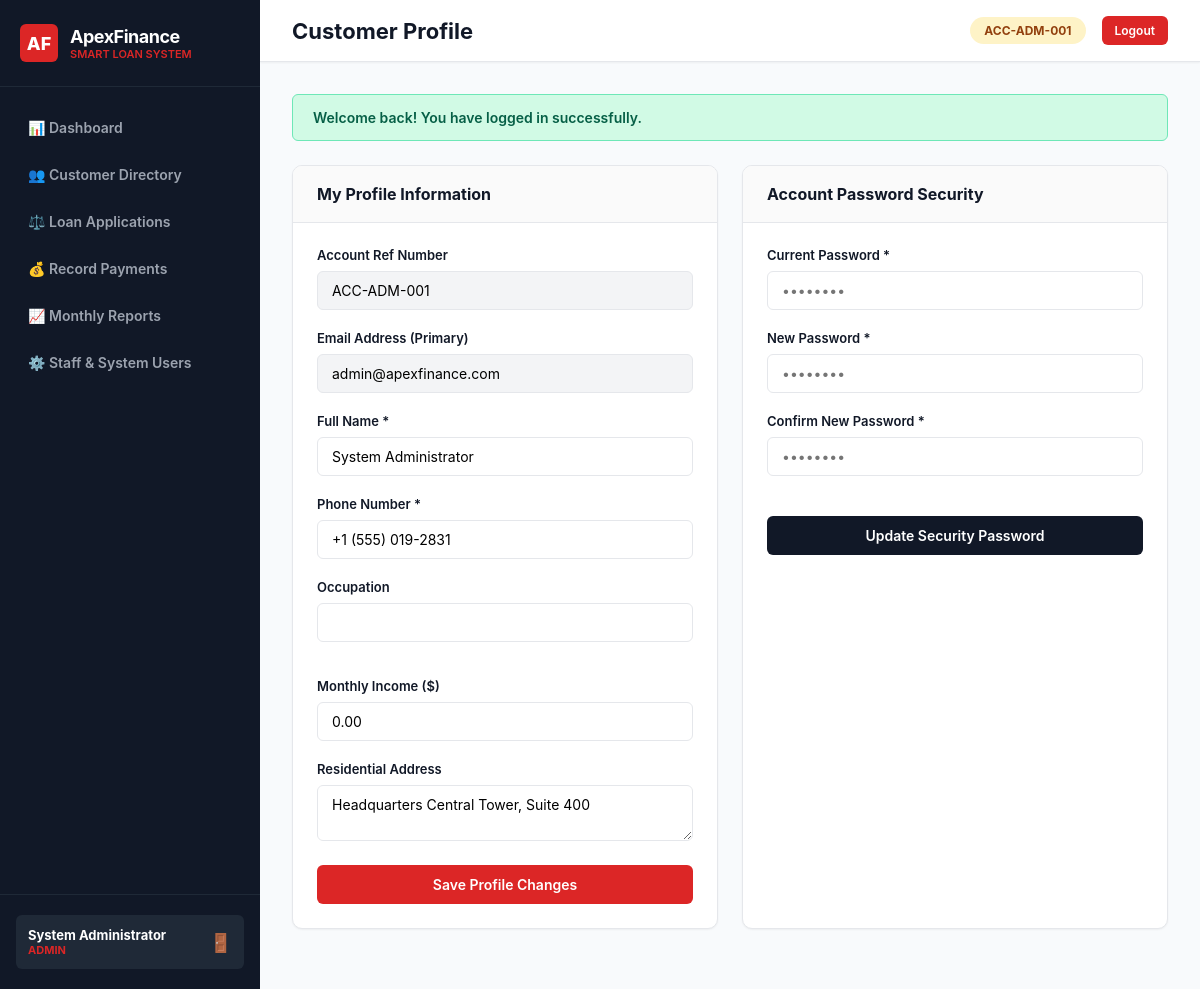
The app's page /profile.php (signed in) with its own data.
### tables this page shows
CREATE TABLE IF NOT EXISTS `users` (
  `id` INT UNSIGNED AUTO_INCREMENT PRIMARY KEY,
  `account_number` VARCHAR(20) NOT NULL UNIQUE,
  `name` VARCHAR(100) NOT NULL,
  `email` VARCHAR(150) NOT NULL UNIQUE,
  `password_hash` VARCHAR(255) NOT NULL,
  `role` ENUM('admin', 'officer', 'customer') NOT NULL DEFAULT 'customer',
  `phone` VARCHAR(20) DEFAULT NULL,
  `national_id` VARCHAR(50) DEFAULT NULL,
  `address` TEXT DEFAULT NULL,
  `occupation` VARCHAR(100) DEFAULT NULL,
  `monthly_income` DECIMAL(12,2) DEFAULT 0.00,
  `status` ENUM('active', 'inactive', 'suspended') NOT NULL DEFAULT 'active',
  `created_at` TIMESTAMP DEFAULT CURRENT_TIMESTAMP,
  `updated_at` TIMESTAMP DEFAULT CURRENT_TIMESTAMP ON UPDATE CURRENT_TIMESTAMP,
  INDEX `idx_role` (`role`),
  INDEX `idx_email` (`email`),
  INDEX `idx_status` (`status`)
);

### core/Auth.php (called while the page is built, shortened)
<?php
require_once __DIR__ . '/../config/database.php';
require_once __DIR__ . '/Helpers.php';
class Auth {
    public static function user(): ?array {
        return $_SESSION['user'] ?? null;
    }
    public static function role(): ?string {
        return $_SESSION['user']['role'] ?? null;
    }
}

### models/User.php (called while the page is built, shortened)
<?php
require_once __DIR__ . '/../config/database.php';
require_once __DIR__ . '/../core/Helpers.php';
class User {
    public static function findById(int $id): ?array {
        $db = DatabaseConnection::getInstance();
        $stmt = $db->prepare("SELECT id, account_number, name, email, role, phone, national_id, address, occupation, monthly_income, status, created_at FROM users WHERE id = :id LIMIT 1");
        $stmt->execute([':id' => $id]);
        $user = $stmt->fetch();
        return $user ?: null;
    }
}

### core/Helpers.php (called while the page is built, shortened)
<?php
function e($value): string {
    if ($value === null) {
        return '';
    }
    return htmlspecialchars((string)$value, ENT_QUOTES | ENT_SUBSTITUTE, 'UTF-8');
}
function getFlash(string $type): ?string {
    if (isset($_SESSION['flash'][$type])) {
        $msg = $_SESSION['flash'][$type];
        return $msg;
    }
    return null;
}
function hasFlash(string $type): bool {
    return isset($_SESSION['flash'][$type]);
}

### profile.php (the view, shortened to what this page needs)
<?php
require_once __DIR__ . '/core/Auth.php';
require_once __DIR__ . '/core/CSRF.php';
require_once __DIR__ . '/core/Helpers.php';
require_once __DIR__ . '/models/User.php';
$user = Auth::user();
$userData = User::findById($user['id']);
include __DIR__ . '/views/layouts/header.php';
?>
<div style="display: grid; grid-template-columns: repeat(auto-fit, minmax(320px, 1fr)); gap: 24px;">
  <div class="panel">
    <div class="panel-header">
      <div class="panel-title">My Profile Information</div>
    </div>
    <form action="profile.php" method="POST" style="padding: 24px;">
      <div class="form-group">
        <label class="form-label">Account Ref Number</label>
        <input type="text" class="form-control" value="<?= e($userData['account_number']) ?>" readonly style="background:#F3F4F6;">
      </div>
      <div class="form-group">
        <label class="form-label">Email Address (Primary)</label>
        <input type="email" class="form-control" value="<?= e($userData['email']) ?>" readonly style="background:#F3F4F6;">
      </div>
      <div class="form-group">
        <label class="form-label">Full Name *</label>
        <input type="text" name="name" class="form-control" value="<?= e($userData['name']) ?>" required>
      </div>
      <div class="form-group">
        <label class="form-label">Phone Number *</label>
        <input type="text" name="phone" class="form-control" value="<?= e($userData['phone']) ?>" required>
      </div>
      <div class="form-grid">
        <div class="form-group">
          <label class="form-label">Occupation</label>
          <input type="text" name="occupation" class="form-control" value="<?= e($userData['occupation']) ?>">
        </div>
        <div class="form-group">
          <label class="form-label">Monthly Income ($)</label>
          <input type="number" step="0.01" name="monthly_income" class="form-control" value="<?= e($userData['monthly_income']) ?>">
        </div>
      </div>
      <div class="form-group">
        <label class="form-label">Residential Address</label>
        <textarea name="address" class="form-control" rows="2"><?= e($userData['address']) ?></textarea>
      </div>
      <button type="submit" class="btn btn-primary" style="width: 100%; justify-content: center;">Save Profile Changes</button>
    </form>
  </div>
  <div class="panel">
    <div class="panel-header">
      <div class="panel-title">Account Password Security</div>
    </div>
    <form action="profile.php" method="POST" style="padding: 24px;">
      <div class="form-group">
        <label class="form-label">Current Password *</label>
        <input type="password" name="current_password" class="form-control" required placeholder="••••••••">
      </div>
      <div class="form-group">
        <label class="form-label">New Password *</label>
        <input type="password" name="new_password" class="form-control" required placeholder="••••••••">
      </div>
      <div class="form-group">
        <label class="form-label">Confirm New Password *</label>
        <input type="password" name="confirm_password" class="form-control" required placeholder="••••••••">
      </div>
      <button type="submit" class="btn btn-dark" style="width: 100%; justify-content: center; margin-top: 20px;">Update Security Password</button>
    </form>
  </div>
</div>
<?php include __DIR__ . '/views/layouts/footer.php'; ?>

### views/layouts/header.php (shortened to what this page needs)
<?php
require_once __DIR__ . '/../../core/Auth.php';
require_once __DIR__ . '/../../core/Helpers.php';
$user = Auth::user();
$currentRole = Auth::role();
$currentPage = basename($_SERVER['PHP_SELF']);
?>
<!DOCTYPE html>
<html lang="en">
<head>
  <link rel="stylesheet" href="<?= APP_URL ?>/assets/css/style.css">
</head>
<body>
  <div class="app-wrapper">
    <aside class="sidebar">
      <div class="sidebar-header">
        <div class="brand-badge">AF</div>
        <div>
          <div class="brand-title">ApexFinance</div>
          <div class="brand-subtitle">Smart Loan System</div>
        </div>
      </div>
      <nav class="sidebar-nav">
        <a href="<?= APP_URL ?>/dashboard.php" class="nav-item <?= $currentPage === 'dashboard.php' ? 'active' : '' ?>">
          📊 Dashboard
        </a>
        <?php if ($currentRole === 'officer' || $currentRole === 'admin'): ?>
          <a href="<?= APP_URL ?>/customers.php" class="nav-item <?= $currentPage === 'customers.php' ? 'active' : '' ?>">
            👥 Customer Directory
          </a>
          <a href="<?= APP_URL ?>/loans.php" class="nav-item <?= $currentPage === 'loans.php' ? 'active' : '' ?>">
            ⚖️ Loan Applications
          </a>
          <a href="<?= APP_URL ?>/payments.php" class="nav-item <?= $currentPage === 'payments.php' ? 'active' : '' ?>">
            💰 Record Payments
          </a>
          <a href="<?= APP_URL ?>/reports.php" class="nav-item <?= $currentPage === 'reports.php' ? 'active' : '' ?>">
            📈 Monthly Reports
          </a>
        <?php endif; ?>
        <?php if ($currentRole === 'admin'): ?>
          <a href="<?= APP_URL ?>/users.php" class="nav-item <?= $currentPage === 'users.php' ? 'active' : '' ?>">
            ⚙️ Staff & System Users
          </a>
        <?php endif; ?>
      </nav>
      <div class="sidebar-footer">
        <div class="user-pill">
          <div>
            <div style="color:#FFF; font-weight:700;"><?= e($user['name']) ?></div>
            <div style="font-size:11px; text-transform:uppercase; color:#DC2626; font-weight:700;"><?= e($user['role']) ?></div>
          </div>
          <a href="<?= APP_URL ?>/logout.php" style="color:#9CA3AF; text-decoration:none; font-size:18px;" title="Logout">🚪</a>
        </div>
      </div>
    </aside>
    <main class="main-content">
      <header class="topbar">
        <div class="topbar-title">
          <?= match($currentPage) {
            'dashboard.php' => 'Overview Dashboard',
            'loans.php'     => 'Loan Management & Applications',
            'payments.php'  => 'Payment Records & Collection',
            'customers.php' => 'Customer Directory & Search',
            'reports.php'   => 'Monthly Loan & Collection Reports',
            'profile.php'   => 'Customer Profile',
            'users.php'     => 'System Staff & User Management',
            default         => 'ApexFinance System'
          } ?>
        </div>
        <div style="display:flex; align-items:center; gap:16px;">
          <span class="badge badge-pending" style="font-size:12px; padding:6px 14px;">
            <?= e($user['account_number']) ?>
          </span>
          <a href="<?= APP_URL ?>/logout.php" class="btn btn-primary btn-sm">Logout</a>
        </div>
      </header>
      <div class="content-body">
        <?php if (hasFlash('success')): ?>
          <div class="alert alert-success"><?= getFlash('success') ?></div>
        <?php endif; ?>

### records on screen
users: name "System Administrator", role "ADMIN", account_number "ACC-ADM-001", email "admin@apexfinance.com", phone "+1 (555) 019-2831", monthly_income "0.00", address "Headquarters Central Tower, Suite 400"

### other values on screen
getFlash('success') "Welcome back! You have logged in successfully."
